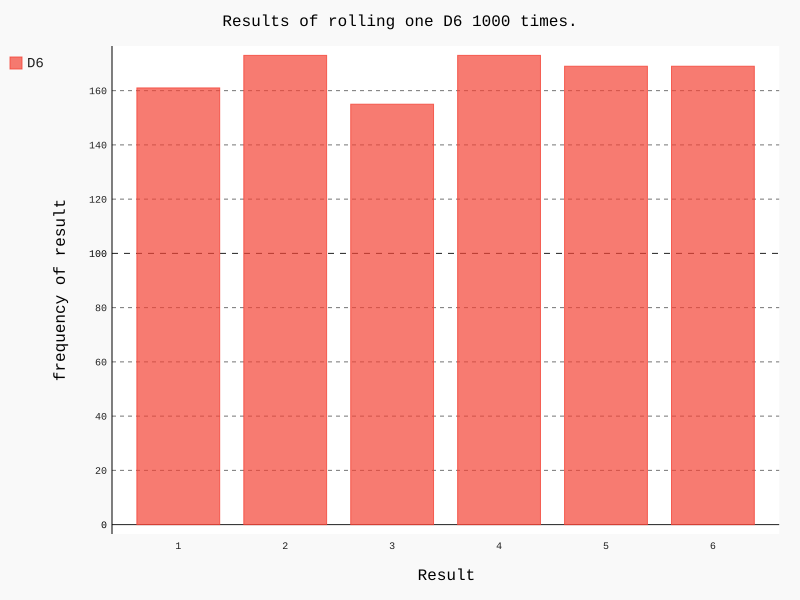

Here is the Python script that generated this plot:
from die import Die
import pygal

# Create a D6.
die = Die()

# Make some rolls, and store results in a list.
results = []
for roll_num in range(1000):
    result = die.roll()
    results.append(result)

# Analyze the results.
frequencies = []
for value in range(1, die.num_sides+1):
    frequency = results.count(value)
    frequencies.append(frequency)

# Visualize the results.
hist = pygal.Bar()

hist.title = "Results of rolling one D6 1000 times."
hist.x_labels = [x+1 for x in range(6)]
hist.x_title = "Result"
hist.y_title = "frequency of result"

hist.add('D6', frequencies)
hist.render_to_file('die_visual.svg')
